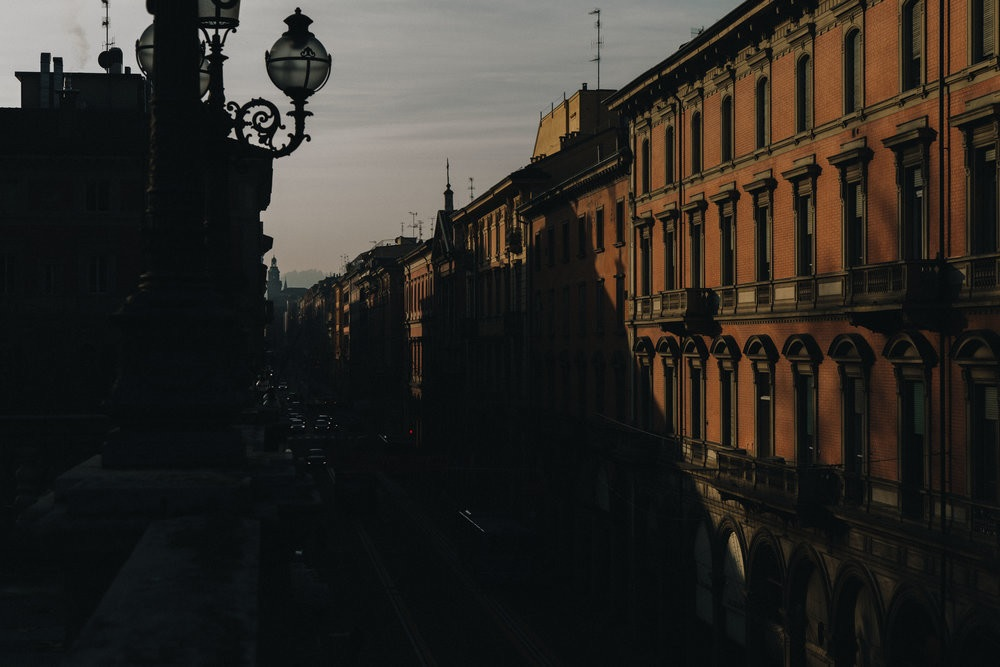
#> input picture python/1imagensEntrada/28.jpg, 1000 x 667 px
$ python 3gerarHistograma.py
#> lines starting #> are read from the running program, lines starting #| are printed output that depends on the picture; long printed decimals are rounded
#> further down, img is the input picture: shape (667, 1000, 3); mean B, G, R 37.2, 41.7, 44.7
import cv2
from pylab import *

def Histograma(imagem, dirPlot):
#> called with dirPlot = './../histograma_output_foreground.jpg'
    img = cv2.cvtColor(imagem, cv2.COLOR_RGB2GRAY)
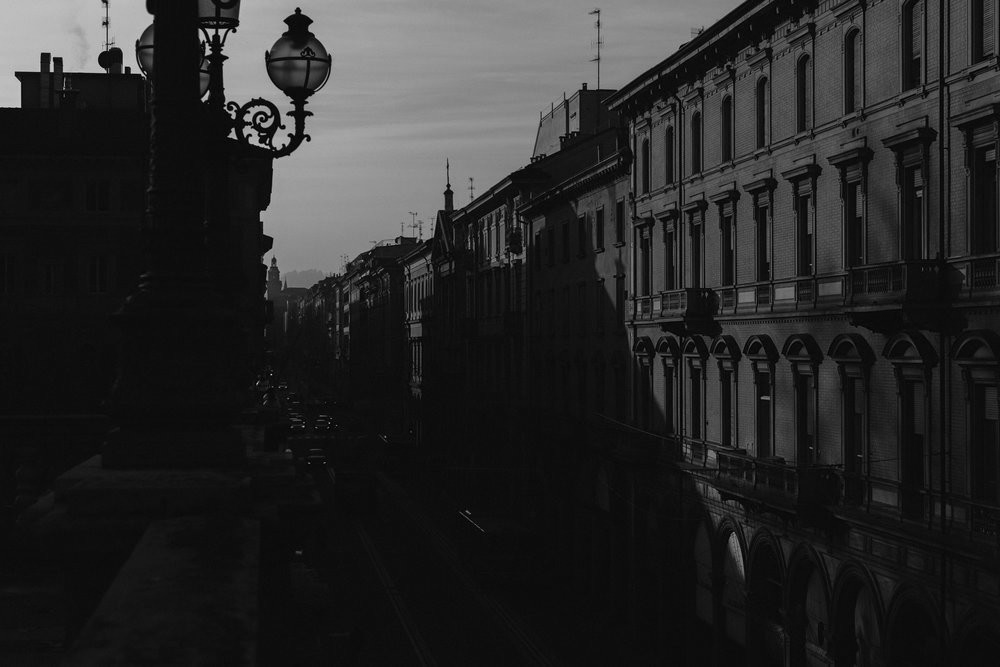
#> img: shape (667, 1000); min 0, max 213, mean 40.7
    hist = cv2.calcHist([img], [0], None, [256], [0, 256]).astype(int)
#> hist = 256 values, max 95185 at index 13, min 0 at index 206, mean 2605.5

    #plt.plot(hist)
    #plt.savefig(fname=dirPlot)  # Projeto
    #plt.show()
    #plt.close()

    total = 0
    for i in range(len(hist)):
        total += hist[i]
#> this loop made 256 passes
#> total on passes 1 to 3: [29], [196], [399]
#> after the loop, total = [667000]

    return hist, total

#img = cv2.imread("./../7imagensEntradaTeste/15.jpg")
img = cv2.imread("./../1imagensEntrada/28.jpg")
#img = cv2.imread("./../6casoSuuuper/result_foreground.png")
#img = cv2.imread("./../teste.png")

histo, total = Histograma(img, "./../histograma_output_foreground.jpg")
#> histo has the same summary as hist in Histograma; total = [667000]

print(total)
#| [667000]

# Convertendo para escala de cinza
gray = cv2.cvtColor(img, cv2.COLOR_BGR2GRAY)
mean_val = np.mean(gray)
#> mean_val = 42.13
std_val = np.std(gray)
#> std_val = 48.15

# Calculando o brilho e o contraste
brightness = mean_val
#> brightness = 42.13
contrast = std_val / mean_val
#> contrast = 1.14

print("Brilho: ", brightness)
#| Brilho:  42.134
print("Contraste: ", contrast)
#| Contraste:  1.143
print(np.std(histo))
#| 9621.596

$ run again, with python/7imagensEntradaTeste/15.jpg copied over python/1imagensEntrada/28.jpg
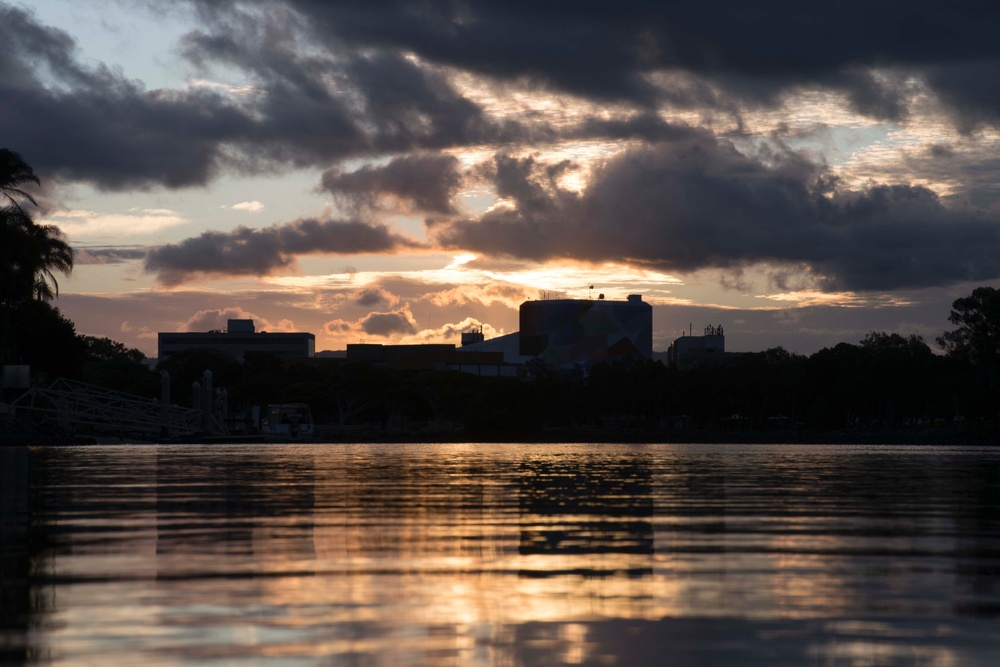
#> input picture python/7imagensEntradaTeste/15.jpg, 1000 x 667 px, shrunk from 5568 x 3712 before the run
#> img is the input picture: shape (667, 1000, 3); mean B, G, R 71.7, 76.8, 87.1
#> in Histograma, `img = cv2.cvtColor(imagem, cv2.COLOR_RGB2GRAY)`:
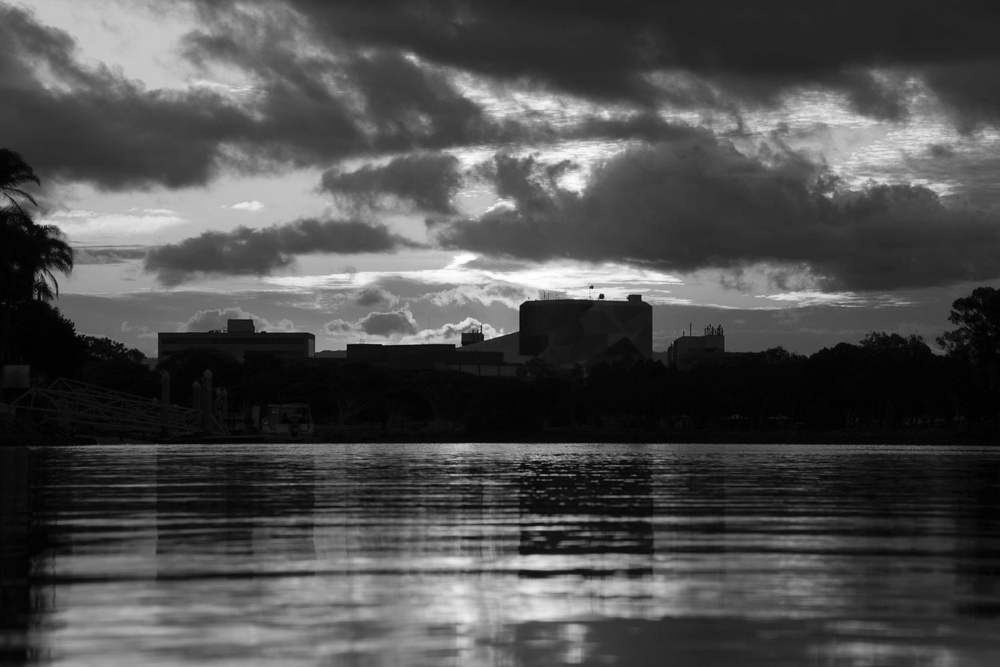
#> img: shape (667, 1000); min 0, max 255, mean 76.5
#> hist = 256 values, max 15770 at index 6, min 25 at index 255, mean 2605.5
#> the loop in Histograma, `for i in range(len(hist)):` made 256 passes
#> total on passes 1 to 3: [121], [2362], [8270]
#> after the loop in Histograma, `for i in range(len(hist)):`: total = [667000]
#> `histo, total = Histograma(img, "./../histograma_output_foreground.jpg")`: histo has the same summary as hist in Histograma
#| [667000]
#> mean_val = 79.32
#> std_val = 61.3
#> brightness = 79.32
#> contrast = 0.773
#| Brilho:  79.323
#| Contraste:  0.7728
#| 2305.935

$ run again, with python/1imagensEntrada/01.jpg copied over python/1imagensEntrada/28.jpg
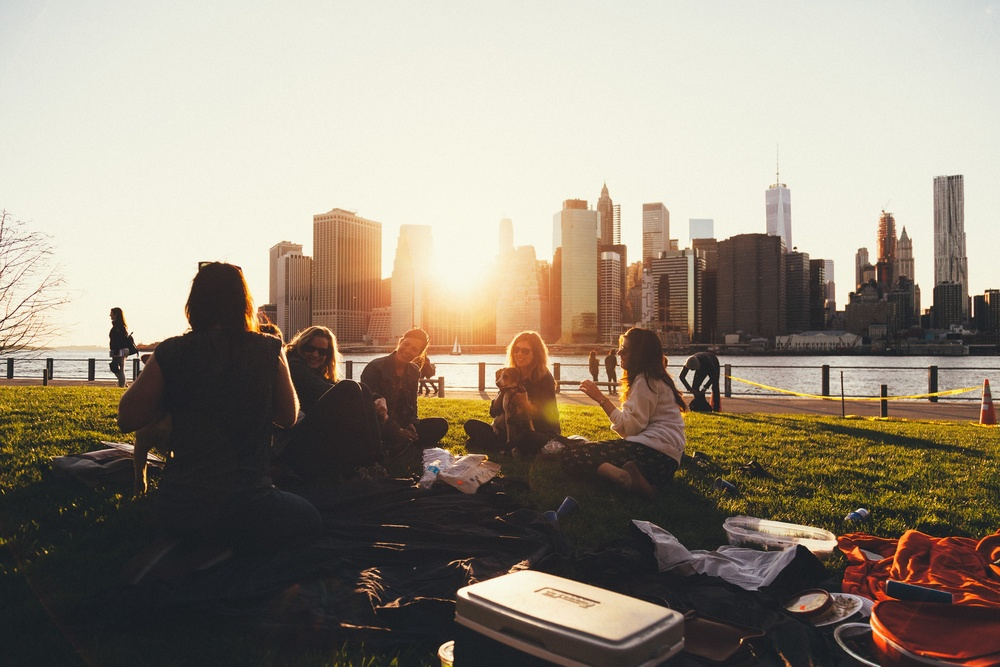
#> input picture python/1imagensEntrada/01.jpg, 1000 x 667 px, shrunk from 3000 x 2000 before the run
#> img is the input picture: shape (667, 1000, 3); mean B, G, R 124.6, 139, 149.3
#> in Histograma, `img = cv2.cvtColor(imagem, cv2.COLOR_RGB2GRAY)`:
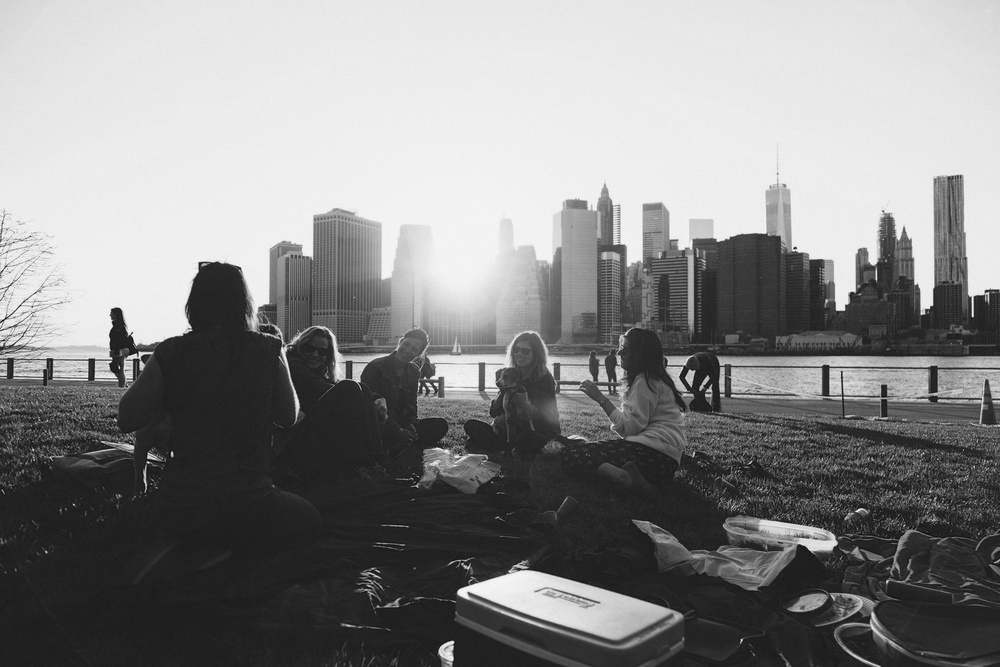
#> img: shape (667, 1000); min 11, max 250, mean 135.8
#> hist = 256 values, max 28172 at index 237, min 0 at index 0, mean 2605.5
#> the loop in Histograma, `for i in range(len(hist)):` made 256 passes
#> total on passes 1 to 3: [0], [0], [0]
#> after the loop in Histograma, `for i in range(len(hist)):`: total = [667000]
#> `histo, total = Histograma(img, "./../histograma_output_foreground.jpg")`: histo has the same summary as hist in Histograma
#| [667000]
#> `gray = cv2.cvtColor(img, cv2.COLOR_BGR2GRAY)`:
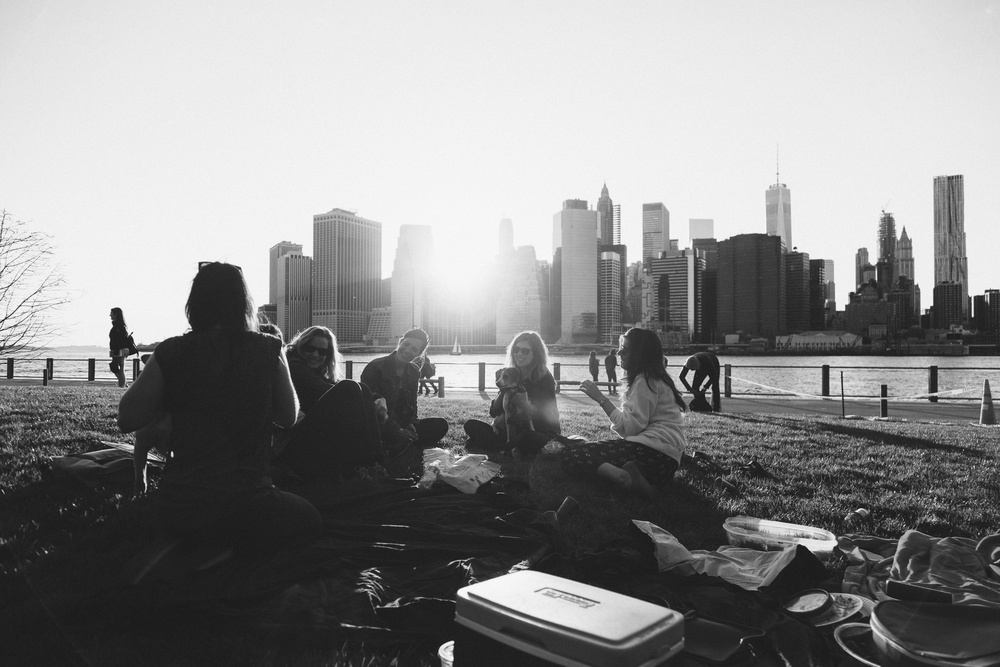
#> gray: shape (667, 1000); min 14, max 253, mean 140.5
#> mean_val = 140.5
#> std_val = 89.99
#> brightness = 140.5
#> contrast = 0.641
#| Brilho:  140.460
#| Contraste:  0.6407
#| 5051.433
